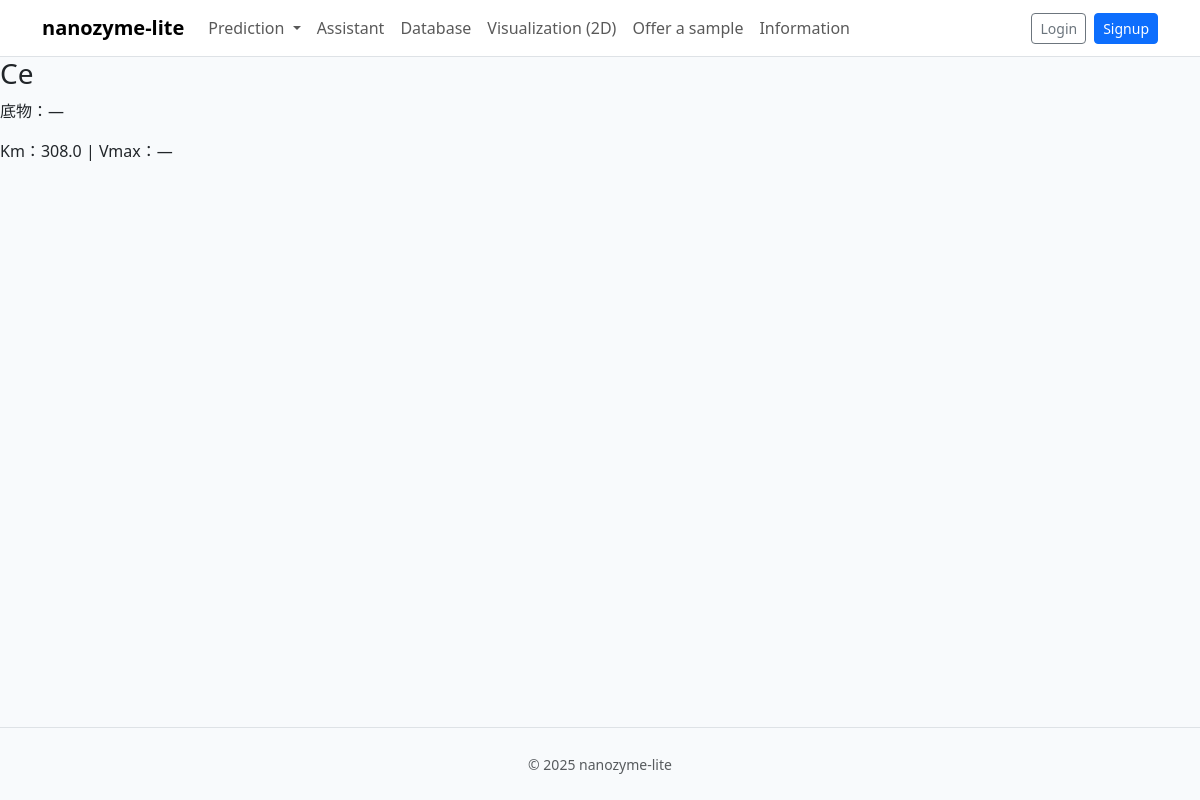
/data/1209, run on the app's committed database.
### models.py (models this page shows, shortened)
class NanoEnzyme(db.Model):
    __tablename__ = "nanoenzymes"
    id: Mapped[int] = mapped_column(Integer, primary_key=True)
    name: Mapped[str] = mapped_column(String(200), index=True)
    formula: Mapped[str | None] = mapped_column(String(200), index=True, nullable=True)
    activity: Mapped[str | None] = mapped_column(String(100), index=True, nullable=True)
    substrate: Mapped[str] = mapped_column(String(200), index=True, default="")
    ph: Mapped[float | None] = mapped_column(Float, nullable=True)
    temp_c: Mapped[float | None] = mapped_column(Float, nullable=True)
    km: Mapped[float] = mapped_column(Float, nullable=True)
    vmax: Mapped[float] = mapped_column(Float, nullable=True)
    doi: Mapped[str | None] = mapped_column(String(255), index=True, nullable=True)
    notes: Mapped[str] = mapped_column(Text, default="")
    created_at: Mapped[datetime] = mapped_column(DateTime, default=datetime.utcnow, index=True)

### views/data.py (the view)
@bp.route("/<int:item_id>")
def detail(item_id: int):
    it = db.session.get(NanoEnzyme, item_id)
    if not it:
        abort(404)
    return render_template("data_detail.html", it=it)

### templates/data_detail.html (shortened to what this page needs)
{% extends 'base.html' %}
{% block content %}
  <h3 style="margin-top:0;">{{ it.name }}</h3>
  <p class="muted">底物：{{ it.substrate or '—' }}</p>
  <p>Km：{{ it.km or '—' }} | Vmax：{{ it.vmax or '—' }}</p>
{% endblock %}

### static/style.css (style rules this page uses)
:root { font-family: "Inter", "Segoe UI", system-ui, -apple-system, BlinkMacSystemFont, sans-serif; color: #0f172a; background-color: #f8fafc; }
body { background-color: #f8fafc; }

### data on the page
NanoEnzyme: name "Ce", substrate "—", km "308.0", vmax "—"

### other printed values
{{ 2025 }} "2025"
